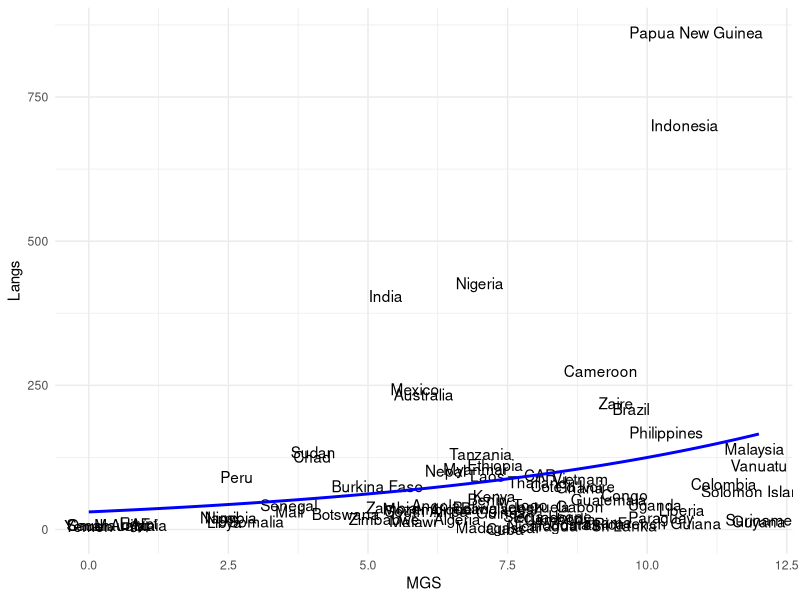

Generate this figure with R: (Note: this script raises an error after producing the figure.)
# Statistics for Linguists: An Introduction Using R
# Code presented inside Chapter 13


# --------------------------------------------------------
# 13.3. Analyzing linguistic diversity using Poisson regression:

# Load tidyverse and broom package:

library(tidyverse)
library(broom)

# Load data:

nettle <- read_csv('nettle_1999_climate.csv')

# Check:

nettle

# What's the range of the predictor?

range(nettle$MGS)

# Check the most extreme values:

filter(nettle, MGS == 0 | MGS == 12)

# Same, but more elegant:

filter(nettle, MGS %in% range(MGS))

# Fit a Poisson regression model:

MGS_mdl <- glm(Langs ~ MGS, data = nettle,
               family = 'poisson')

# Inspect model:

tidy(MGS_mdl)

# Extract coefficients:

mycoefs <- tidy(MGS_mdl)$estimate

intercept <- mycoefs[1]
intercept

slope <- mycoefs[2]
slope

# Compute predictions for 0 to 12 months MGS:

intercept + 0:12 * slope

# These are logs. Compute predicted rates:

exp(intercept + 0:12 * slope)

# For plotting, let's use a smaller stepsize:

myMGS <- seq(0, 12, 0.1)

# Put this into a tibble for predict():

newdata <- tibble(MGS = myMGS)

# Check:

newdata

# Get predictions:

MGS_preds <- predict(MGS_mdl, newdata)
head(MGS_preds)

# Exponentiate for rates:

MGS_preds <- exp(MGS_preds)
head(MGS_preds)

# Alternatively, specify the argument type = 'response':

MGS_preds <- predict(MGS_mdl, newdata, type = 'response')
head(MGS_preds)

# Put predictor values and predictions into same tibble:

mydf <- tibble(MGS = myMGS, Rate = MGS_preds)
mydf

# Create plot:

nettle %>% ggplot(aes(x = MGS, y = Langs)) +
  geom_text(aes(label = Country)) +
  geom_line(data = mydf, mapping = aes(x = MGS, y = Rate),
            col = 'blue', size = 1) +
  theme_minimal()



# --------------------------------------------------------
# 13.4. Adding exposure variables:

# Adding exposure variables:

MGS_mdl_exposure <- glm(Langs ~ MGS + offset(Area),
                        data = nettle, family = 'poisson')

tidy(MGS_mdl_exposure)



# --------------------------------------------------------
# 13.4. Negative binomial regression for overdispersed count data:

# Accounting for overdispersion:

library(MASS)
MGS_mdl_nb <- glm.nb(Langs ~ MGS + offset(Area),
                     data = nettle)

# Check summary:

summary(MGS_mdl_nb)

# Perform overdispersion test:

library(pscl)
odTest(MGS_mdl_nb)
